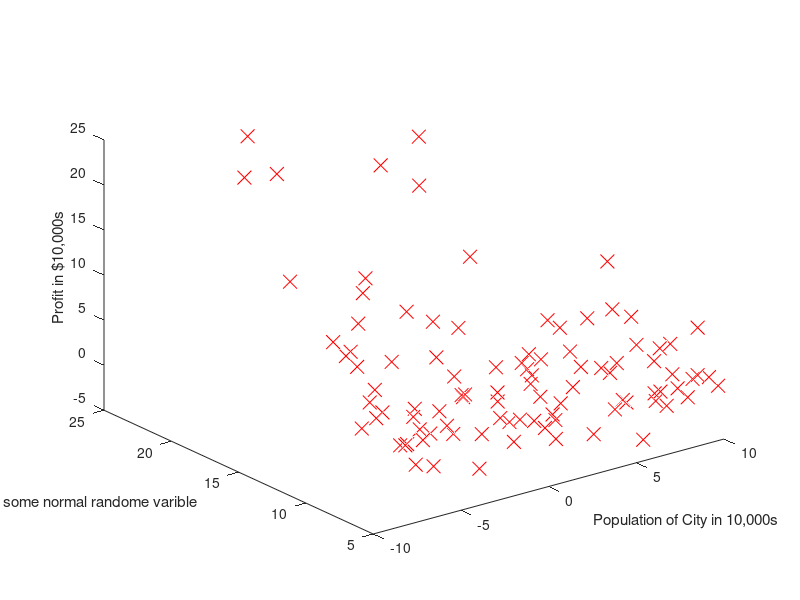

MATLAB code for this plot: (Note: this script raises an error after producing the figure.)
data = load('ex1data2.txt');
X = data(:, 1); y = data(:, 2); z = data(:, 3);
m = length(X);

plot3(X, y, z, 'rx', 'MarkerSize', 10);
zlabel('Profit in $10,000s');
xlabel('Population of City in 10,000s');
ylabel('nothing but some normal randome varible');

X = [ones(m, 1), data(:,1), data(:,2)]; % Add a column of ones to x
theta = zeros(3, 1); % initialize fitting parameters

computeCost(X, z, theta);

iterations = 1500;
alpha = 0.01;

theta = gradientDescent(X, y, theta, alpha, iterations);

fprintf('Theta found by gradient descent: ');
fprintf('%f %f \n', theta(1), theta(2), theta(3));

hold on;

%plot3(X(:,2), X(:,3) , X*theta, '-', 'MarkerSize', 10)

% draw a subspace

theta0_vals = linspace(min(X(:,2)), max(X(:,2)), 100);
theta1_vals = linspace(min(X(:,3)), max(X(:,3)), 100);
J_vals = zeros(length(theta0_vals), length(theta1_vals));

for i = 1:length(theta0_vals)
    for j = 1:length(theta1_vals)
    t = [1, theta0_vals(i), theta1_vals(j)];
    J_vals(i,j) = t*theta;
    end
end

% Because of the way meshgrids work in the surf command, we need to
% transpose J_vals before calling surf, or else the axes will be flipped
surf(theta0_vals, theta1_vals , J_vals')

legend('Training data', 'Linear regression')

%{
  plot(X, y, 'rx', 'MarkerSize', 10); % Plot the data
  ylabel('Profit in $10,000s'); % Set the y?axis label
  xlabel('Population of City in 10,000s'); % Set the x?axis label

  fprintf('Running Gradient Descent ...\n')

  X = [ones(m, 1), data(:,1)]; % Add a column of ones to x
  theta = zeros(2, 1); % initialize fitting parameters

  % Some gradient descent settings
  iterations = 1500;
  alpha = 0.01;

  % compute and display initial cost
  computeCost(X, y, theta)

  % run gradient descent
  theta = gradientDescent(X, y, theta, alpha, iterations);

  % print theta to screen
  fprintf('Theta found by gradient descent: ');
  fprintf('%f %f \n', theta(1), theta(2));

  #{
    % Plot the linear fit
    plot(X(:,2), X*theta, '-')
    legend('Training data', 'Linear regression')
  #}

  fprintf('Visualizing J(theta_0, theta_1) ...\n')

  % Grid over which we will calculate J
  theta0_vals = linspace(-10, 10, 100);
  theta1_vals = linspace(-1, 4, 100);

  % initialize J_vals to a matrix of 0s
  J_vals = zeros(length(theta0_vals), length(theta1_vals));

  % Fill out J_vals

  for i = 1:length(theta0_vals)
      for j = 1:length(theta1_vals)
  	  t = [theta0_vals(i); theta1_vals(j)];
  	  J_vals(i,j) = computeCost(X, y, t);
      end
  end


  % Because of the way meshgrids work in the surf command, we need to
  % transpose J_vals before calling surf, or else the axes will be flipped

  J_vals = J_vals';

  % Surface plot

  figure;
  surf(theta0_vals, theta1_vals, J_vals)
  xlabel('\theta_0'); ylabel('\theta_1');

  % Contour

  figure;

  % Plot J_vals as 15 contours spaced logarithmically between 0.01 and 100

  contour(theta0_vals, theta1_vals, J_vals, logspace(-2, 3, 20))
  xlabel('\theta_0'); ylabel('\theta_1');
  hold on;
  plot(theta(1), theta(2), 'rx', 'MarkerSize', 10, 'LineWidth', 2);
%}
